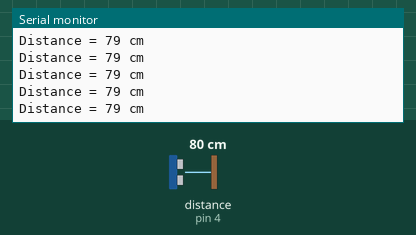
Bench run of a sketch on a simulated Arduino Uno, built with avr-gcc and run on an emulated ATmega328P. Shown: the last lines printed to the serial monitor. Wiring (inferred from the names in the program): ultrasonic range finder: trigger pin 5; echo pin 4. Inputs (shaded band) come from the test bench; at power-on: distance to the obstacle (sensor on pin 4) 80 cm. The echo pulse lasts 58.3 µs per cm.

Above: at 1.2 s.
1.3 s: distance to the obstacle (sensor on pin 4) set to 2 cm
At 1.38 s:
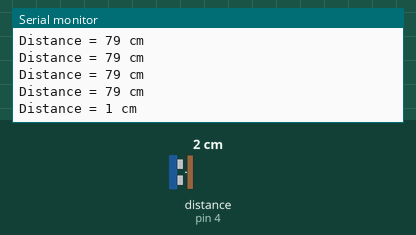
2.8 s: distance to the obstacle (sensor on pin 4) set to 4 cm
At 2.89 s:
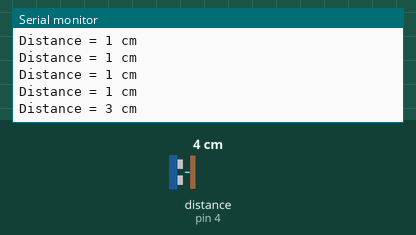
Timing chart, 0 to 5.8 s (numbered marks = the images above; inputs shaded):
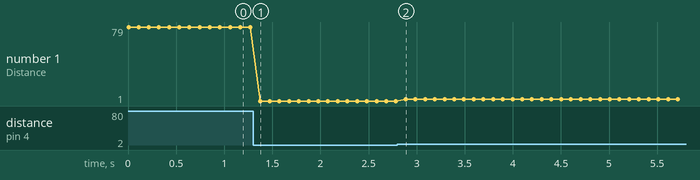

Measured:
- after the input at 1.3 s, the serial monitor: prints a new line after 0.07 s (image 1)
- after the input at 2.8 s, the serial monitor: prints a new line after 0.09 s (image 2)
- plotted number 1: 79 → 1 after the input at 1.3 s, 1 → 3 after the input at 2.8 s

The sketch:

ESP-Ultrasonic.ino
```cpp
/*********************************************
  Chiang Mai Maker Club
  ESPresso Lite V2.0
  HC-SR04 Ultrasonic module
*********************************************/

#define ECHO 4  // Espresso lite pin 04
#define TRIG 5  // Espresso lite pin 05

void setup() {
  Serial.begin (115200);
  pinMode(TRIG, OUTPUT);
  pinMode(ECHO, INPUT);
}

void loop() {
  long duration, distance;

  digitalWrite(TRIG, LOW);
  delayMicroseconds(2);
  digitalWrite(TRIG, HIGH);
  delayMicroseconds(10);
  digitalWrite(TRIG, LOW);

  duration = pulseIn(ECHO, HIGH);
  distance = (duration / 2) / 29.1;

  Serial.print("Distance = ");
  Serial.print(distance);
  Serial.println(" cm");
  delay(100);
}
```
